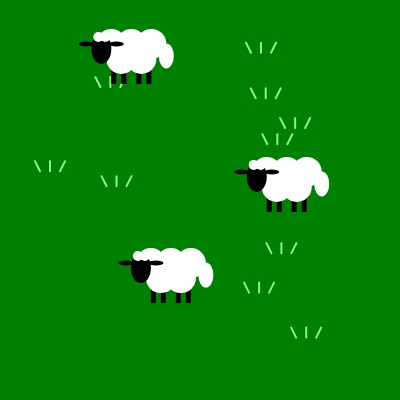
Frame 1 (no input)
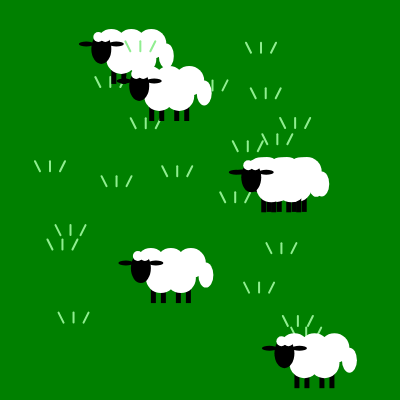
Frame 2 (the mouse pressed at the canvas centre, redrawn once)

The p5.js sketch that drew these frames (run headless with seeded random() and noise() and a simulated clock; the mouse was pressed at the canvas centre and the sketch redrawn once):

// p5.js sketch
// ── sketch.js
//want to fix shaun/grass overlapping each other (ex. shaun over shaun)

let canvasWidth = 400;
let canvasHeight = 400;
let cellWidth = 100;
let cellHeight = 100;


function setup() {
  createCanvas(canvasWidth, canvasHeight);
  noLoop();
  background("green");
}

function draw() {
  function drawGrass(x, y){
  stroke('lightgreen');
  strokeWeight(2);
  line(x-5, y, x, y+10);
  line(x+10, y, x+10, y+10);
  line(x+25, y, x+20, y+10);
}
  
  function drawShaun(x, y){
    //legs
    for (let i = 0; i < 2; i++){
      fill("black");
      noStroke();
      rect((x+25*i), y+20, 5, 20);
      rect((x+25*i)+10, y+20, 5, 20);
    }
    
    //body
    for (let i=0; i<3; i++){
      fill("white");
      noStroke();
      ellipse(x+20*i, y, 30);
    }
    for (let i=0; i<2; i++){
      fill("white");
      noStroke();
      ellipse((x+10)+20*i, y+15, 30);
    }
    
    //tail
    fill("white");
    noStroke();
    ellipse(x+55, y+12, 15, 25);
    
    //face
    fill("black");
    ellipse(x-10, y+5, 20, 30)
    
    //ears
    fill("black");
    ellipse(x-25, y, 15, 5)
    ellipse(x+5, y, 15, 5)
    
    //hair
    for (let i=0; i<2; i++){
      fill("white");
      noStroke();
      ellipse((x-13)+7*i, y-7, 10)
    }
    
  }

    //grass
    for (let i=0; i<10; i++){
      grassX = random(20, canvasWidth - 50);
      grassY = random(20, canvasHeight - 50);
      drawGrass(grassX, grassY);
    }
  
    //shaun
    for (let i=0; i<3; i++){
      shaunX = random(20, canvasWidth - 100);
      shaunY = random(20, canvasHeight - 50);
      drawShaun(shaunX, shaunY);
    }
}
